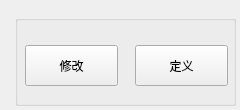
<?xml version="1.0" encoding="UTF-8"?>
<ui version="4.0">
 <class>matWidget</class>
 <widget class="QWidget" name="matWidget">
  <property name="geometry">
   <rect>
    <x>0</x>
    <y>0</y>
    <width>240</width>
    <height>110</height>
   </rect>
  </property>
  <property name="windowTitle">
   <string>Form</string>
  </property>
  <widget class="QGroupBox" name="groupBox">
   <property name="geometry">
    <rect>
     <x>15</x>
     <y>15</y>
     <width>221</width>
     <height>91</height>
    </rect>
   </property>
   <property name="title">
    <string/>
   </property>
   <widget class="QPushButton" name="pushButton">
    <property name="geometry">
     <rect>
      <x>10</x>
      <y>30</y>
      <width>93</width>
      <height>41</height>
     </rect>
    </property>
    <property name="text">
     <string>修改</string>
    </property>
   </widget>
   <widget class="QPushButton" name="pushButton_2">
    <property name="geometry">
     <rect>
      <x>120</x>
      <y>30</y>
      <width>93</width>
      <height>41</height>
     </rect>
    </property>
    <property name="text">
     <string>定义</string>
    </property>
   </widget>
  </widget>
 </widget>
 <resources/>
 <connections/>
</ui>
